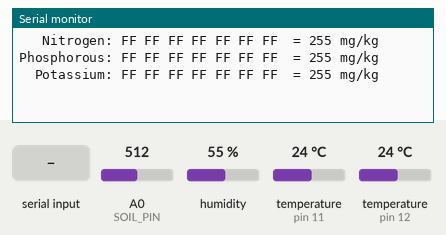
Simulated run of this sketch. Board: Arduino Uno, built for the host (arithmetic inside an expression is 32-bit, double 64-bit). On the bench: the last lines printed to the serial monitor. The inputs (shaded band) are chosen by the test bench; at power-on: humidity 55 %, temperature (sensors on pin 11, pin 12) 24 °C, A0 (SOIL_PIN) = 512.

Above: at 1.2 s.
1.3 s: "1" received over the second serial link
At 1.9 s:
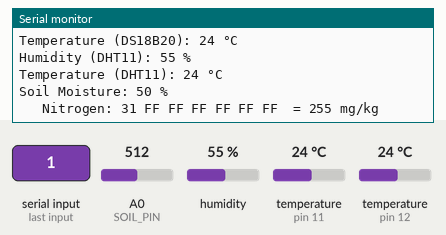
3.1 s: humidity set to 22 %
At 3.55 s:
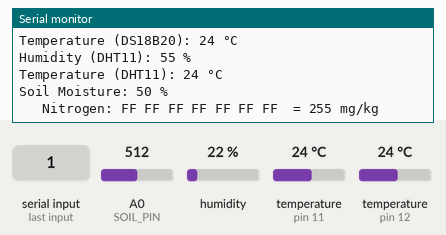
8.1 s: temperature (sensor on pin 11) set to 12 °C
At 8.92 s:
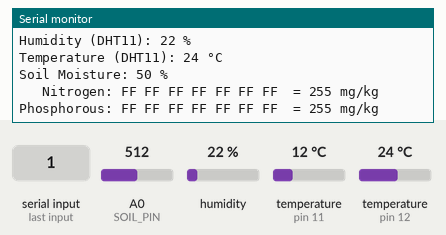
9.6 s: A0 (SOIL_PIN) set to 716
At 10.21 s:
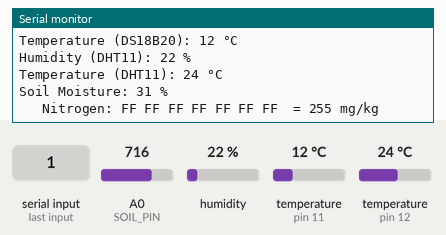
18.3 s: temperature (sensor on pin 12) set to 12 °C
At 18.88 s:
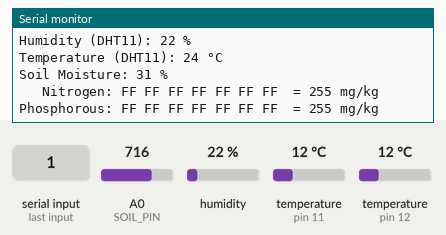
27.0 s: "0" received over the second serial link
At 27.24 s:
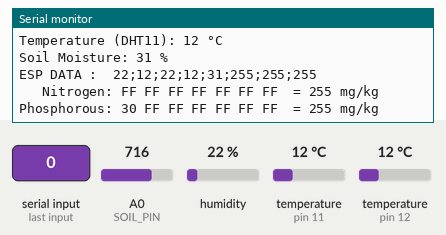

The sketch:

deviceNPK.ino
```cpp
#include <DHT.h>
#include <OneWire.h>
#include <DallasTemperature.h>
#include <SoftwareSerial.h>
#include <AltSoftSerial.h>

// RO to pin 8 & DI to pin 9 when using AltSoftSerial
#define RE 6
#define DE 7

const byte nitro[] =          {0x01, 0x03, 0x00, 0x1e, 0x00, 0x01, 0xe4, 0x0c};
const byte phos[] =           {0x01, 0x03, 0x00, 0x1f, 0x00, 0x01, 0xb5, 0xcc};
const byte pota[] =           {0x01, 0x03, 0x00, 0x20, 0x00, 0x01, 0x85, 0xc0};

byte values[11];
byte val1, val2, val3;

// Define sensor pins
#define DHTPIN 12      // Pin for DHT11
#define DHTTYPE DHT11  // DHT 11 sensor type
#define SOIL_PIN A0    // Analog pin for soil moisture sensor
#define ONE_WIRE_BUS 11 // Pin for DS18B20 sensor

int temperatureDS18B20, humidity, temperatureDHT, soilMoisture;

unsigned long lastTime = 0;
unsigned long timerDelay = 5000;

// Initialize sensors
DHT dht(DHTPIN, DHTTYPE);
OneWire oneWire(ONE_WIRE_BUS);
DallasTemperature sensors(&oneWire);
AltSoftSerial mod;
SoftwareSerial mySerial(2, 3);

void setup() {
  Serial.begin(9600);
  dht.begin();
  sensors.begin();
  mod.begin(4800);
  mySerial.begin(9600);

  pinMode(RE, OUTPUT);
  pinMode(DE, OUTPUT);

  // put RS-485 into receive mode
  digitalWrite(DE, LOW);
  digitalWrite(RE, LOW);
}

void loop() {

  Serial.print("   Nitrogen: ");
  val1 = nitrogen();
  Serial.print(" = ");
  Serial.print(val1);
  Serial.println(" mg/kg");
  delay(250);

  Serial.print("Phosphorous: ");
  val2 = phosphorous();
  Serial.print(" = ");
  Serial.print(val2);
  Serial.println(" mg/kg");
  delay(250);

  Serial.print("  Potassium: ");
  val3 = potassium();
  Serial.print(" = ");
  Serial.print(val3);
  Serial.println(" mg/kg");
  Serial.println();

  temp18b20Read();
  dhtRead();
  soilRead();


  if ((millis() - lastTime) > timerDelay) {
    sendData();
    lastTime = millis();
  }


}

void temp18b20Read() {
  // Reading temperature from DS18B20
  sensors.requestTemperatures();
  temperatureDS18B20 = sensors.getTempCByIndex(0);

  // Print DS18B20 temperature
  Serial.print("Temperature (DS18B20): ");
  Serial.print(temperatureDS18B20);
  Serial.println(" °C");
}
void dhtRead() {
  // Reading data from DHT11
  humidity = dht.readHumidity();
  temperatureDHT = dht.readTemperature();

  // Print DHT11 values
  Serial.print("Humidity (DHT11): ");
  Serial.print(humidity);
  Serial.println(" %");

  Serial.print("Temperature (DHT11): ");
  Serial.print(temperatureDHT);
  Serial.println(" °C");
}
void soilRead() {
  // Reading soil moisture sensor and mapping to 0-100
  soilMoisture = analogRead(SOIL_PIN);
  soilMoisture = map(soilMoisture, 0, 1023, 100, 0);

  // Print soil moisture level
  Serial.print("Soil Moisture: ");
  Serial.print(soilMoisture);
  Serial.println(" %");
}
byte nitrogen() {
  // clear the receive buffer
  mod.flushInput();

  // switch RS-485 to transmit mode
  digitalWrite(DE, HIGH);
  digitalWrite(RE, HIGH);
  delay(10);

  // write out the message
  for (uint8_t i = 0; i < sizeof(nitro); i++ ) mod.write( nitro[i] );

  // wait for the transmission to complete
  mod.flush();

  // switch RS-485 to receive mode
  digitalWrite(DE, LOW);
  digitalWrite(RE, LOW);

  // crude delay to allow response bytes to be received!
  delay(100);

  // read in the received bytes
  for (byte i = 0; i < 7; i++) {
    values[i] = mod.read();
    Serial.print(values[i], HEX);
    Serial.print(' ');
  }
  return values[4];
}

byte phosphorous() {
  mod.flushInput();
  digitalWrite(DE, HIGH);
  digitalWrite(RE, HIGH);
  delay(10);
  for (uint8_t i = 0; i < sizeof(phos); i++ ) mod.write( phos[i] );
  mod.flush();
  digitalWrite(DE, LOW);
  digitalWrite(RE, LOW);

  delay(100);
  for (byte i = 0; i < 7; i++) {
    values[i] = mod.read();
    Serial.print(values[i], HEX);
    Serial.print(' ');
  }
  return values[4];
}

byte potassium() {
  mod.flushInput();
  digitalWrite(DE, HIGH);
  digitalWrite(RE, HIGH);
  delay(10);
  for (uint8_t i = 0; i < sizeof(pota); i++ ) mod.write( pota[i] );
  mod.flush();
  digitalWrite(DE, LOW);
  digitalWrite(RE, LOW);

  delay(100);
  for (byte i = 0; i < 7; i++) {
    values[i] = mod.read();
    Serial.print(values[i], HEX);
    Serial.print(' ');
  }
  return values[4];
}
void sendData() {
  String sendDataESP32 = "22;" + (String)temperatureDS18B20 + ";" + humidity + ";" + temperatureDHT + ";" + soilMoisture + ";" + val1 + ";" + val2 + ";" + val3 + "";
  mySerial.print(sendDataESP32);
  Serial.print("ESP DATA :  ");
  Serial.println(sendDataESP32);
}
```

Measured:
- after the input at 1.3 s, the serial monitor: prints a new line after 0.36 s (image 1)
- after the input at 8.1 s, the serial monitor: prints a new line after 0.17 s (image 3)
- after the input at 9.6 s, the serial monitor: prints a new line after 0.34 s (image 4)
- after the input at 27.0 s, the serial monitor: prints a new line at once (image 6)
